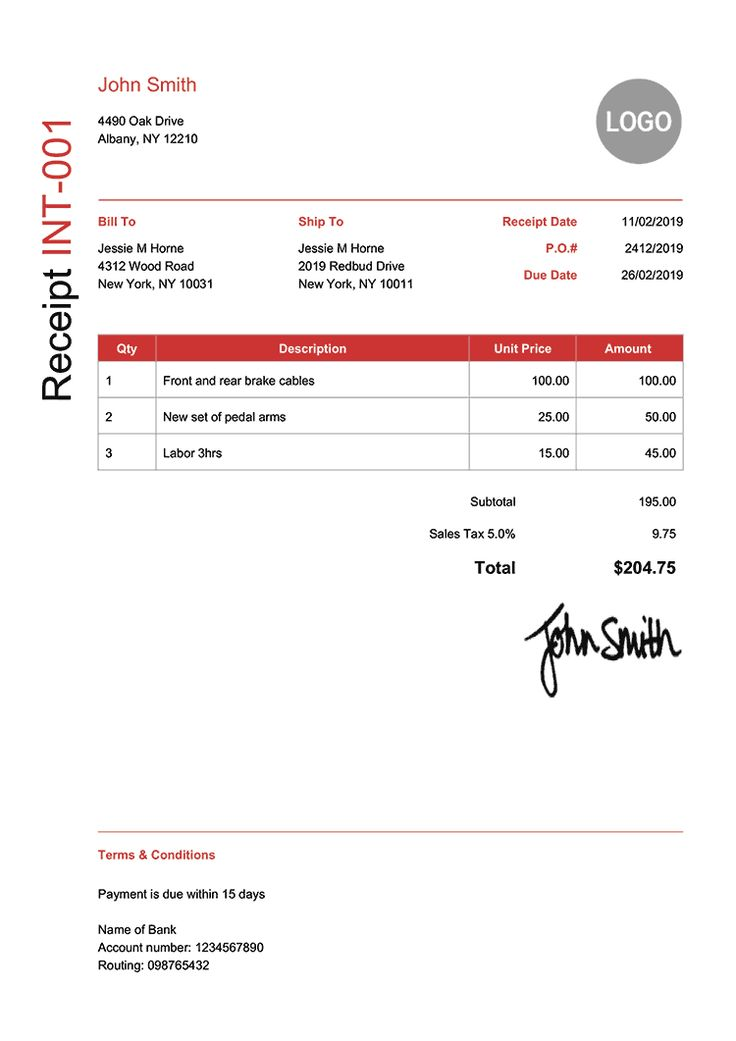
#> input picture TextExtraction/img1.jpg, 736 x 1041 px
$ python Process.py
#> lines starting #> are read from the running program, lines starting #| are printed output that depends on the picture; after the words box and inside, x2 and y2 are one past the last pixel; in counts of white or black regions, pixels touching at a corner belong together
"""import X just imports the entire module (read: "runs the module"), and assigns it a name in the local scope.
You can also do from x import something, which imports just the something into the local namespace, not everything in x."""

import cv2
import numpy as np
from matplotlib import pyplot as plt
import pytesseract

file_path= 'r C:\Projects\Projects\TextExtraction'

def cv_imread(file_path):
#> called with file_path = '.\\img1.jpg'
    cv_img = cv2.imdecode(np.fromfile(file_path, dtype=np.uint8), -1)
#> cv_img is the input picture: shape (1041, 736, 3); mean B, G, R 244.4, 244.6, 248
    return cv_img
file_path = '.\img1.jpg'
img = cv_imread(file_path)
print(img)
#> (printed output is left out)

imgbgr=cv2.cvtColor(img, cv2.COLOR_BGR2GRAY)
print(imgbgr)
#> (printed output is left out)
#pixel values greater than the threshold value are assigned the maximum value specified in the function. Otherwise, they are assigned 0.
ret, thresh1 = cv2.threshold(imgbgr, 120, 255, cv2.THRESH_BINARY)
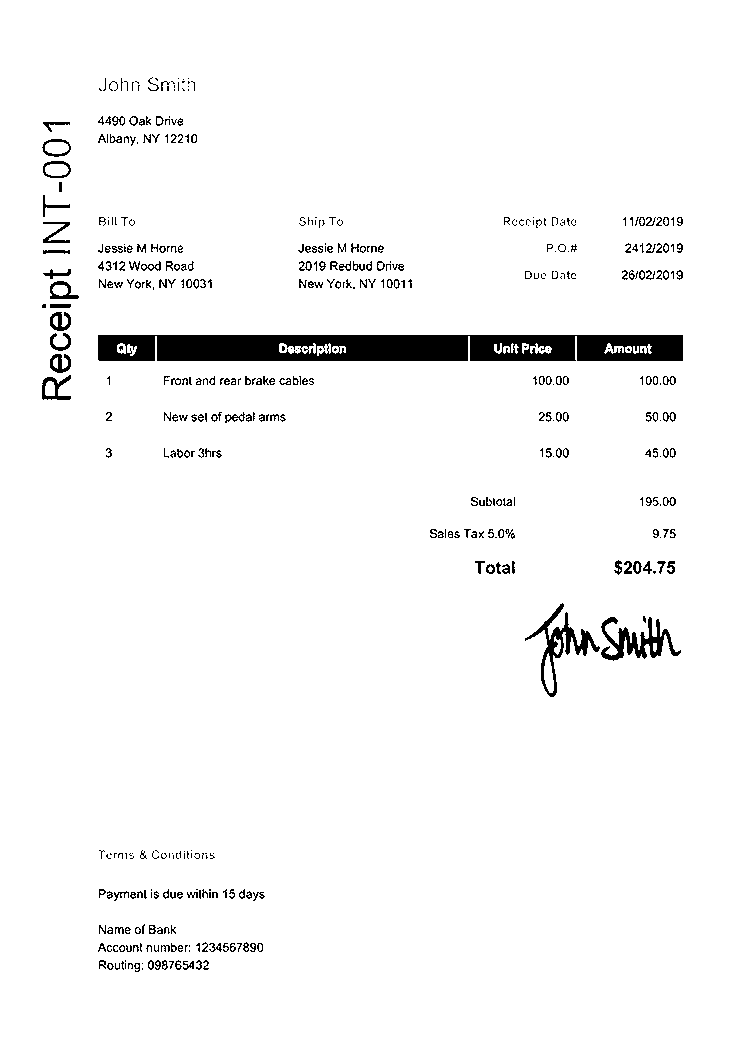
#> thresh1: shape (1041, 736); 96.4% white; 452 black regions (198 under 20 px), largest, box (x1, y1, x2, y2) and area: (98, 335, 683, 361) 13904, (525, 603, 600, 697) 1342, (601, 617, 681, 661) 1309

#inverse of the cv2.THRESH_BINARY. If the pixel value is greater than the threshold value, it is assigned 0, else the maximum value
ret, thresh2 = cv2.threshold(imgbgr, 120, 255, cv2.THRESH_BINARY_INV)

#If the pixel value is greater than the threshold, it is assigned the threshold value. Otherwise, the value remains the same.
ret, thresh3 = cv2.threshold(imgbgr, 120, 255, cv2.THRESH_TRUNC)
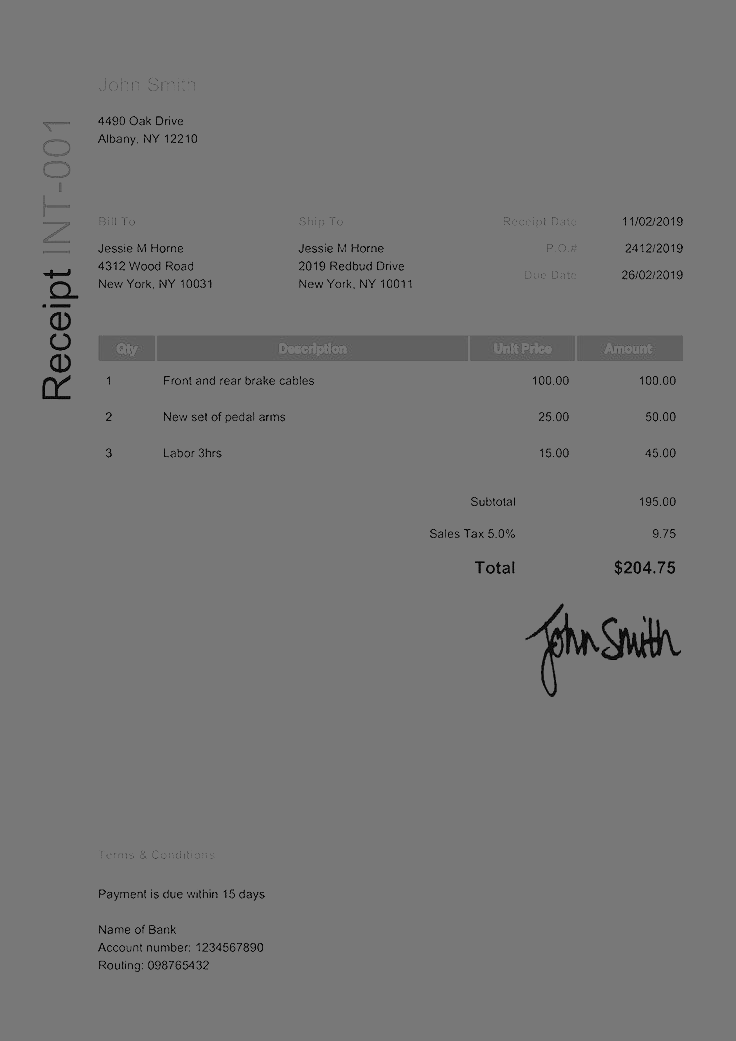
#> thresh3: shape (1041, 736); min 0, max 120, mean 118.3

#all the pixels having values greater than the threshold value stay the same, and the remaining ones become 0
ret, thresh4 = cv2.threshold(imgbgr, 120, 255, cv2.THRESH_TOZERO)
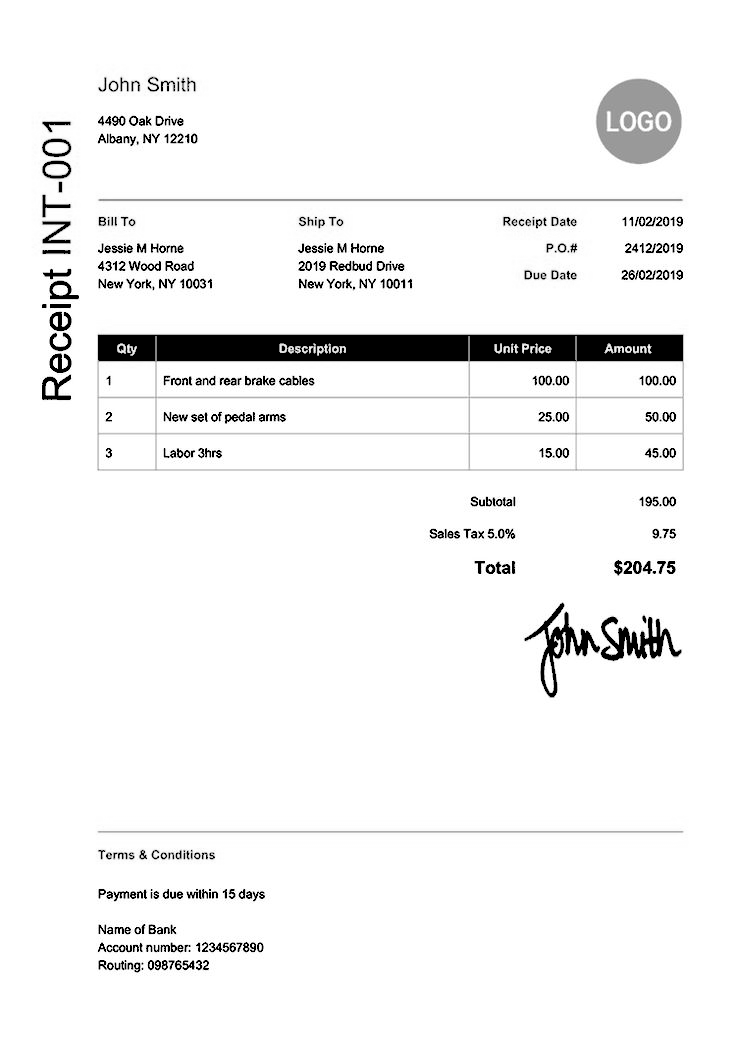
#> thresh4: shape (1041, 736); min 0, max 255, mean 242.9

#the inverse of the cv2.THRESH_TOZERO
ret, thresh5 = cv2.threshold(imgbgr, 120, 255, cv2.THRESH_TOZERO_INV)
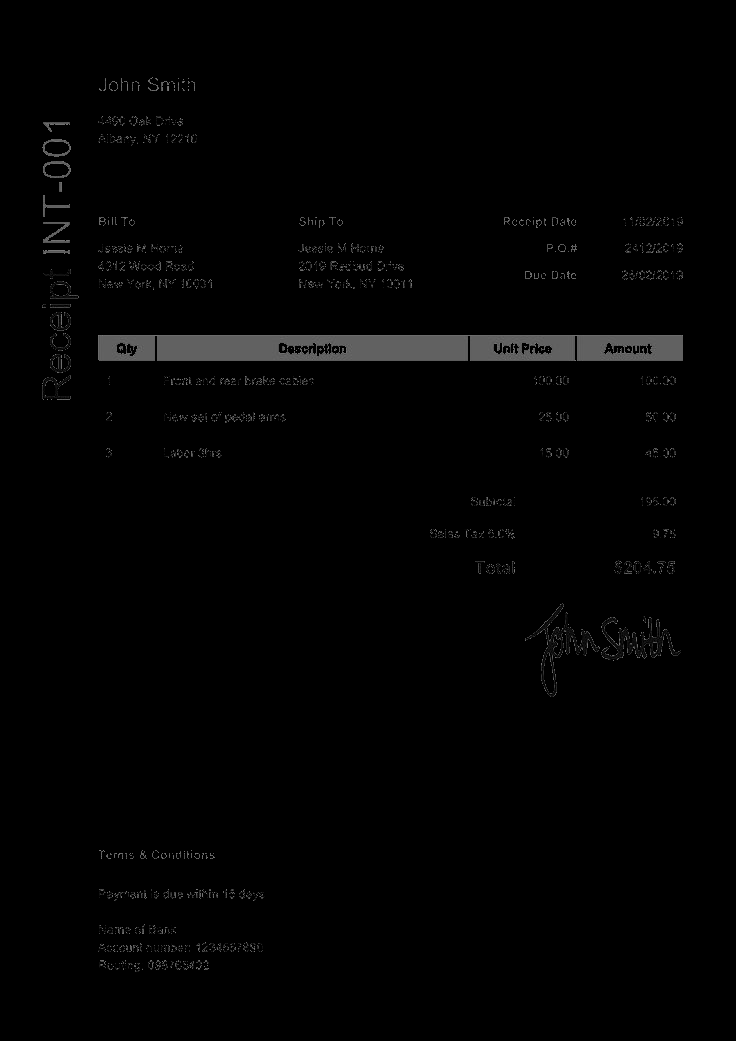
#> thresh5: shape (1041, 736); min 0, max 120, mean 2.7

#plt.imshow just finishes drawing a picture instead of printing it. If you want to print the picture, you just need to add plt.show.

print("Thesrholding1")
plt.imshow( thresh1)
plt.show()
print("Thesrholding2")

plt.imshow(thresh2)
plt.show()
print("Thesrholding3")
plt.imshow(thresh3)
plt.show()
print("Thesrholding4")
plt.imshow(thresh4)
plt.show()
print("Thesrholding5")
plt.imshow(thresh5)
plt.show()

pytesseract.pytesseract.tesseract_cmd = r"C:/Users/priya.ak.singh/AppData/Local/Programs/Tesseract-OCR/tesseract.exe"
# Specify structure shape and kernel size.
# Kernel size increases or decreases the area
# of the rectangle to be detected.
# A smaller value like (10, 10) will detect
# each word instead of a sentence.
kernel = cv2.getStructuringElement(cv2.MORPH_RECT, (18,18))
print(kernel)

# Applying dilation on the threshold image
dilation = cv2.dilate(thresh1, kernel, iterations = 1)
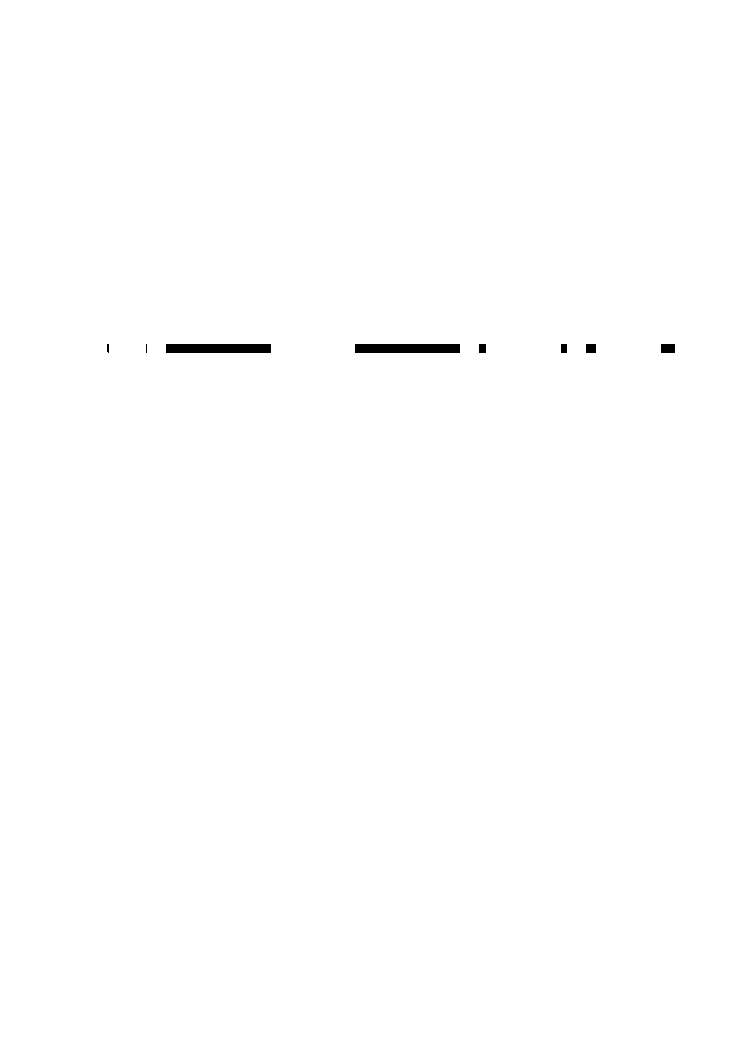
#> dilation: shape (1041, 736); 99.7% white; 8 black regions (2 under 20 px)
print(dilation)
#> (printed output is left out)

# Finding contours
contours, hierarchy = cv2.findContours(dilation, cv2.RETR_EXTERNAL,cv2.CHAIN_APPROX_NONE)
#> contours = 1 contour; box (x1, y1, x2, y2) and area: (0, 0, 736, 1041) 764400


img2= imgbgr.copy()

# A text file is created and flushed
file = open("detected_text.txt", "w+")
file.write("")
file.close()

# Looping through the identified contours
# Then rectangular part is cropped and passed on
# to pytesseract for extracting text from it
# Extracted text is then written into the text file
for cnt in contours:
    x, y, w, h = cv2.boundingRect(cnt)

    # Drawing a rectangle on copied image
    rect = cv2.rectangle(img2, (x, y), (x + w, y + h), (0, 255, 0), 2)

    # Cropping the text block for giving input to OCR
    cropped = img2[y:y + h, x:x + w]

    # Open the file in append mode
    file = open("detected_text.txt", "a")

    # Apply OCR on the cropped image
#> (the run stopped early here; a loop or call above may not have finished)
